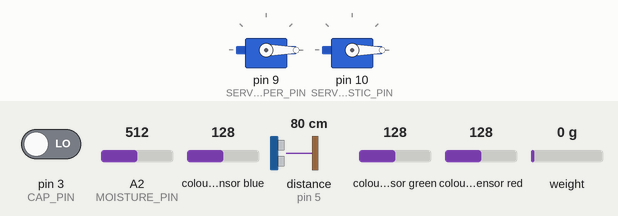
Recording of a sketch running on a simulated Arduino Uno, built with avr-gcc and run on an emulated ATmega328P. Shown: 2 × servo. The test bench sets the inputs (shaded band); at power-on: distance to the obstacle (sensor on pin 5) 80 cm, pin 3 (CAP_PIN) LOW, A2 (MOISTURE_PIN) = 512, colour sensor blue 128, colour sensor green 128, colour sensor red 128, weight on the scale 0 g. The echo pulse lasts 58.3 µs per cm.

Above: at 2.2 s.
2.3 s: distance to the obstacle (sensor on pin 5) set to 12 cm
4.2 s: distance to the obstacle (sensor on pin 5) set to 9 cm
5.7 s: distance to the obstacle (sensor on pin 5) set to 7 cm
7.6 s: distance to the obstacle (sensor on pin 5) set to 4 cm
At 9.3 s:
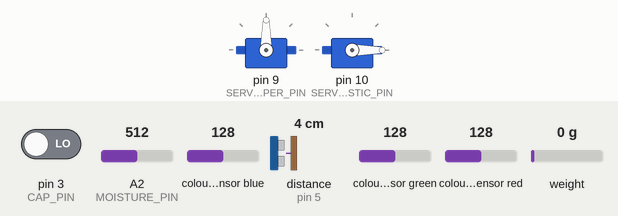
12.1 s: distance to the obstacle (sensor on pin 5) set to 2 cm
Timing chart, 0 to 15.1 s (numbered marks = the images above; inputs shaded):
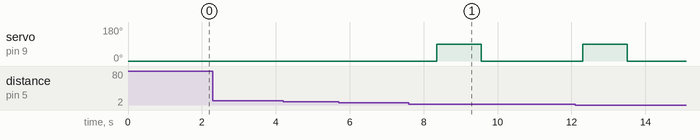

Measured:
- the behaviour switches between 6 and 5 cm on distance to the obstacle (sensor on pin 5) (found by bisection; images 0 and 1)
- after the input at 2.3 s, every drawn part: stays the same
- after the input at 4.2 s, every drawn part: stays the same
- after the input at 5.7 s, every drawn part: stays the same
- after the input at 7.6 s, servo on pin 9 (SERVO_PAPER_PIN): 0° → 90° after 0.75 s, → 0° 1.2 s later

The sketch:

SOLARCLEAN_SAMPLE_CODE.ino
```cpp
#include <Servo.h>
#include <HX711.h>
#include <Adafruit_TCS34725.h>
#include <NewPing.h>

#define TRIGGER_PIN 4
#define ECHO_PIN 5
#define MAX_DISTANCE 10
#define CAP_PIN 3
#define MOISTURE_PIN A2
#define SERVO_PAPER_PIN 9
#define SERVO_PLASTIC_PIN 10
#define DT A1
#define SCK A0

HX711 scale;
Servo servoPaper;
Servo servoPlastic;
Adafruit_TCS34725 tcs = Adafruit_TCS34725(TCS34725_INTEGRATIONTIME_700MS, TCS34725_GAIN_1X);
NewPing sonar(TRIGGER_PIN, ECHO_PIN, MAX_DISTANCE);

float weightThreshold = 20.0;
int colorThreshold = 150;
int moistureThreshold = 600;
const int SERVO_CLOSED = 0;
const int SERVO_OPEN = 90;

void setup() {
  pinMode(CAP_PIN, INPUT);

  servoPaper.attach(SERVO_PAPER_PIN);
  servoPlastic.attach(SERVO_PLASTIC_PIN);
  servoPaper.write(SERVO_CLOSED);
  servoPlastic.write(SERVO_CLOSED);

  scale.begin(DT, SCK);
  scale.set_scale();
  scale.tare();

  tcs.begin();
}

void loop() {
  if (sonar.ping_cm() <= 5 && sonar.ping_cm() != 0) {
    delay(200);

    int votesPlastic = 0;
    int votesPaper = 0;

    if (digitalRead(CAP_PIN) == HIGH) {
      votesPlastic++;
    } else {
      votesPaper++;
    }

    float w = scale.get_units(5);
    if (w > weightThreshold) {
      votesPaper++;
    } else {
      votesPlastic++;
    }

    uint16_t r, g, b, c;
    tcs.getRawData(&r, &g, &b, &c);
    if (r > colorThreshold && g > colorThreshold && b > colorThreshold) {
      votesPaper++;
    } else {
      votesPlastic++;
    }

    int moistureValue = analogRead(MOISTURE_PIN);
    if (moistureValue > moistureThreshold) {
      votesPaper++;
    } else {
      votesPlastic++;
    }

    if (votesPlastic > votesPaper) {
      activateServo(servoPlastic);
    } else {
      activateServo(servoPaper);
    }

    delay(2000);
  }
}

void activateServo(Servo &s) {
  s.write(SERVO_OPEN);
  delay(1200);
  s.write(SERVO_CLOSED);
}
```
